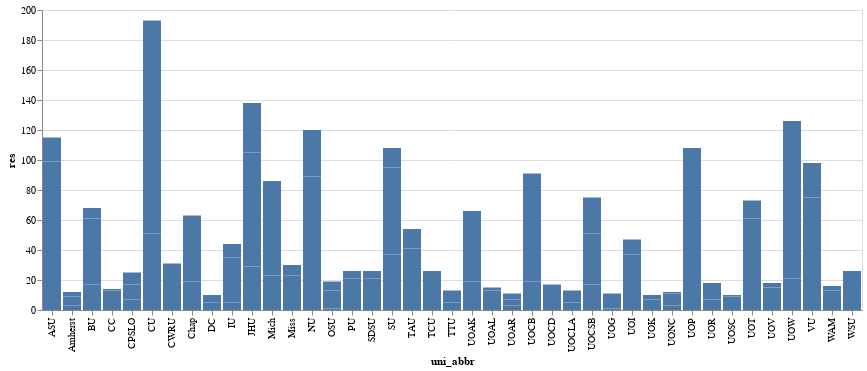

Notebook cell for this chart:
### Code cell
# We could make a bar chart, using uni abbreviation in the x axis
# to denote university, and responses in y axis to have number
chart.mark_bar().encode(
    alt.X("uni_abbr:N"),
    alt.Y("res")
)

### Figure 1 — Vega-Lite specification as saved in the notebook (floating-point values rounded to 4 significant figures)
{"config": {"view": {"continuousWidth": 400, "continuousHeight": 300}}, "data": {"name": "data-625a034231e7cf75ff53895cdf90a07a"}, "mark": "bar", "encoding": {"x": {"field": "uni_abbr", "type": "nominal"}, "y": {"field": "res", "type": "quantitative"}}, "$schema": "https://vega.github.io/schema/vega-lite/v4.17.0.json", "datasets": {"data-625a034231e7cf75ff53895cdf90a07a": [{"uni": "Appalachian State University", "type": "Nonuse", "res": 46, "pct": 0.4, "state": "North Carolina", "region": "south", "uni_abbr": "ASU"}, {"uni": "Appalachian State University", "type": "No", "res": 53, "pct": 0.461, "state": "North Carolina", "region": "south", "uni_abbr": "ASU"}, {"uni": "Appalachian State University", "type": "Yes", "res": 16, "pct": 0.139, "state": "North Carolina", "region": "south", "uni_abbr": "ASU"}, {"uni": "Butler University", "type": "Nonuse", "res": 17, "pct": 0.25, "state": "Indiana", "region": "midwest", "uni_abbr": "BU"}, {"uni": "Butler University", "type": "No", "res": 44, "pct": 0.647, "state": "Indiana", "region": "midwest", "uni_abbr": "BU"}, {"uni": "Butler University", "type": "Yes", "res": 7, "pct": 0.103, "state": "Indiana", "region": "midwest", "uni_abbr": "BU"}, {"uni": "Cal Poly San Luis Obispo", "type": "Nonuse", "res": 7, "pct": 0.28, "state": "California", "region": "pacific", "uni_abbr": "CPSLO"}, {"uni": "Cal Poly San Luis Obispo", "type": "No", "res": 10, "pct": 0.4, "state": "California", "region": "pacific", "uni_abbr": "CPSLO"}, {"uni": "Cal Poly San Luis Obispo", "type": "Yes", "res": 8, "pct": 0.32, "state": "California", "region": "pacific", "uni_abbr": "CPSLO"}, {"uni": "Case Western Reserve University", "type": "Nonuse", "res": 12, "pct": 0.387, "state": "Ohio", "region": "midwest", "uni_abbr": "CWRU"}, {"uni": "Case Western Reserve University", "type": "No", "res": 12, "pct": 0.387, "state": "Ohio", "region": "midwest", "uni_abbr": "CWRU"}, {"uni": "Case Western Reserve University", "type": "Yes", "res": 7, "pct": 0.226, "state": "Ohio", "region": "midwest", "uni_abbr": "CWRU"}, {"uni": "Chapman University", "type": "Nonuse", "res": 19, "pct": 0.302, "state": "California", "region": "pacific", "uni_abbr": "Chap"}, {"uni": "Chapman University", "type": "No", "res": 31, "pct": 0.492, "state": "California", "region": "pacific", "uni_abbr": "Chap"}, {"uni": "Chapman University", "type": "Yes", "res": 13, "pct": 0.206, "state": "California", "region": "pacific", "uni_abbr": "Chap"}, {"uni": "Colby College", "type": "Nonuse", "res": 2, "pct": 0.143, "state": "Maine", "region": "northeast", "uni_abbr": "CC"}, {"uni": "Colby College", "type": "No", "res": 11, "pct": 0.786, "state": "Maine", "region": "northeast", "uni_abbr": "CC"}, {"uni": "Colby College", "type": "Yes", "res": 1, "pct": 0.071, "state": "Maine", "region": "northeast", "uni_abbr": "CC"}, {"uni": "College of William and Mary", "type": "Nonuse", "res": 6, "pct": 0.375, "state": "Virginia", "region": "south", "uni_abbr": "WAM"}, {"uni": "College of William and Mary", "type": "No", "res": 7, "pct": 0.438, "state": "Virginia", "region": "south", "uni_abbr": "WAM"}, {"uni": "College of William and Mary", "type": "Yes", "res": 3, "pct": 0.188, "state": "Virginia", "region": "south", "uni_abbr": "WAM"}, {"uni": "Cornell University", "type": "Nonuse", "res": 51, "pct": 0.264, "state": "New York", "region": "northeast", "uni_abbr": "CU"}, {"uni": "Cornell University", "type": "No", "res": 95, "pct": 0.492, "state": "New York", "region": "northeast", "uni_abbr": "CU"}, {"uni": "Cornell University", "type": "Yes", "res": 47, "pct": 0.244, "state": "New York", "region": "northeast", "uni_abbr": "CU"}, {"uni": "Dartmouth College", "type": "Nonuse", "res": 2, "pct": 0.2, "state": "New Hampshire", "region": "northeast", "uni_abbr": "DC"}, {"uni": "Dartmouth College", "type": "No", "res": 3, "pct": 0.3, "state": "New Hampshire", "region": "northeast", "uni_abbr": "DC"}, {"uni": "Dartmouth College", "type": "Yes", "res": 5, "pct": 0.5, "state": "New Hampshire", "region": "northeast", "uni_abbr": "DC"}, {"uni": "Indiana University", "type": "Nonuse", "res": 5, "pct": 0.114, "state": "Indiana", "region": "midwest", "uni_abbr": "IU"}, {"uni": "Indiana University", "type": "No", "res": 30, "pct": 0.682, "state": "Indiana", "region": "midwest", "uni_abbr": "IU"}, {"uni": "Indiana University", "type": "Yes", "res": 9, "pct": 0.205, "state": "Indiana", "region": "midwest", "uni_abbr": "IU"}, {"uni": "Johns Hopkins University", "type": "Nonuse", "res": 29, "pct": 0.21, "state": "Maryland", "region": "northeast", "uni_abbr": "JHU"}, {"uni": "Johns Hopkins University", "type": "No", "res": 76, "pct": 0.551, "state": "Maryland", "region": "northeast", "uni_abbr": "JHU"}, {"uni": "Johns Hopkins University", "type": "Yes", "res": 33, "pct": 0.239, "state": "Maryland", "region": "northeast", "uni_abbr": "JHU"}, {"uni": "Northwestern University", "type": "Nonuse", "res": 24, "pct": 0.2, "state": "Illinois", "region": "midwest", "uni_abbr": "NU"}, {"uni": "Northwestern University", "type": "No", "res": 65, "pct": 0.542, "state": "Illinois", "region": "midwest", "uni_abbr": "NU"}, {"uni": "Northwestern University", "type": "Yes", "res": 31, "pct": 0.258, "state": "Illinois", "region": "midwest", "uni_abbr": "NU"}, {"uni": "Ohio State University", "type": "Nonuse", "res": 1, "pct": 0.053, "state": "Ohio", "region": "midwest", "uni_abbr": "OSU"}, {"uni": "Ohio State University", "type": "No", "res": 12, "pct": 0.632, "state": "Ohio", "region": "midwest", "uni_abbr": "OSU"}, {"uni": "Ohio State University", "type": "Yes", "res": 6, "pct": 0.316, "state": "Ohio", "region": "midwest", "uni_abbr": "OSU"}, {"uni": "Purdue University", "type": "Nonuse", "res": 8, "pct": 0.308, "state": "Indiana", "region": "midwest", "uni_abbr": "PU"}, {"uni": "Purdue University", "type": "No", "res": 13, "pct": 0.5, "state": "Indiana", "region": "midwest", "uni_abbr": "PU"}, {"uni": "Purdue University", "type": "Yes", "res": 5, "pct": 0.192, "state": "Indiana", "region": "midwest", "uni_abbr": "PU"}, {"uni": "San Diego State University", "type": "Nonuse", "res": 6, "pct": 0.231, "state": "California", "region": "pacific", "uni_abbr": "SDSU"}, {"uni": "San Diego State University", "type": "No", "res": 15, "pct": 0.577, "state": "California", "region": "pacific", "uni_abbr": "SDSU"}, {"uni": "San Diego State University", "type": "Yes", "res": 5, "pct": 0.192, "state": "California", "region": "pacific", "uni_abbr": "SDSU"}, {"uni": "Stanford University", "type": "Nonuse", "res": 37, "pct": 0.343, "state": "California", "region": "pacific", "uni_abbr": "SU"}, {"uni": "Stanford University", "type": "No", "res": 58, "pct": 0.537, "state": "California", "region": "pacific", "uni_abbr": "SU"}, {"uni": "Stanford University", "type": "Yes", "res": 13, "pct": 0.12, "state": "California", "region": "pacific", "uni_abbr": "SU"}, {"uni": "Texas A&M University", "type": "Nonuse", "res": 12, "pct": 0.222, "state": "Texas", "region": "mountain", "uni_abbr": "TAU"}, {"uni": "Texas A&M University", "type": "No", "res": 29, "pct": 0.537, "state": "Texas", "region": "mountain", "uni_abbr": "TAU"}, {"uni": "Texas A&M University", "type": "Yes", "res": 13, "pct": 0.241, "state": "Texas", "region": "mountain", "uni_abbr": "TAU"}, {"uni": "Texas Christian University", "type": "Nonuse", "res": 10, "pct": 0.385, "state": "Texas", "region": "mountain", "uni_abbr": "TCU"}, {"uni": "Texas Christian University", "type": "No", "res": 8, "pct": 0.308, "state": "Texas", "region": "mountain", "uni_abbr": "TCU"}, {"uni": "Texas Christian University", "type": "Yes", "res": 8, "pct": 0.308, "state": "Texas", "region": "mountain", "uni_abbr": "TCU"}, {"uni": "Texas Tech University", "type": "Nonuse", "res": 5, "pct": 0.385, "state": "Texas", "region": "mountain", "uni_abbr": "TTU"}, {"uni": "Texas Tech University", "type": "No", "res": 5, "pct": 0.385, "state": "Texas", "region": "mountain", "uni_abbr": "TTU"}, {"uni": "Texas Tech University", "type": "Yes", "res": 3, "pct": 0.231, "state": "Texas", "region": "mountain", "uni_abbr": "TTU"}, {"uni": "UMass Amherst", "type": "Nonuse", "res": 3, "pct": 0.25, "state": "Massachusetts", "region": "northeast", "uni_abbr": "Amherst"}, {"uni": "UMass Amherst", "type": "No", "res": 6, "pct": 0.5, "state": "Massachusetts", "region": "northeast", "uni_abbr": "Amherst"}, {"uni": "UMass Amherst", "type": "Yes", "res": 3, "pct": 0.25, "state": "Massachusetts", "region": "northeast", "uni_abbr": "Amherst"}, {"uni": "University of Alabama", "type": "Nonuse", "res": 2, "pct": 0.133, "state": "Alabama", "region": "south", "uni_abbr": "UOAL"}, {"uni": "University of Alabama", "type": "No", "res": 11, "pct": 0.733, "state": "Alabama", "region": "south", "uni_abbr": "UOAL"}, {"uni": "University of Alabama", "type": "Yes", "res": 2, "pct": 0.133, "state": "Alabama", "region": "south", "uni_abbr": "UOAL"}, {"uni": "University of Arizona", "type": "Nonuse", "res": 3, "pct": 0.273, "state": "Arizona", "region": "pacific", "uni_abbr": "UOAR"}, {"uni": "University of Arizona", "type": "No", "res": 4, "pct": 0.364, "state": "Arizona", "region": "pacific", "uni_abbr": "UOAR"}, {"uni": "University of Arizona", "type": "Yes", "res": 4, "pct": 0.364, "state": "Arizona", "region": "pacific", "uni_abbr": "UOAR"}, {"uni": "University of Arkansas", "type": "Nonuse", "res": 19, "pct": 0.288, "state": "Arkansas", "region": "south", "uni_abbr": "UOAK"}, {"uni": "University of Arkansas", "type": "No", "res": 35, "pct": 0.53, "state": "Arkansas", "region": "south", "uni_abbr": "UOAK"}, {"uni": "University of Arkansas", "type": "Yes", "res": 12, "pct": 0.182, "state": "Arkansas", "region": "south", "uni_abbr": "UOAK"}, {"uni": "University of California, Berkeley", "type": "Nonuse", "res": 19, "pct": 0.209, "state": "California", "region": "pacific", "uni_abbr": "UOCB"}, {"uni": "University of California, Berkeley", "type": "No", "res": 47, "pct": 0.516, "state": "California", "region": "pacific", "uni_abbr": "UOCB"}, {"uni": "University of California, Berkeley", "type": "Yes", "res": 25, "pct": 0.275, "state": "California", "region": "pacific", "uni_abbr": "UOCB"}, {"uni": "University of California, Davis", "type": "Nonuse", "res": 6, "pct": 0.353, "state": "California", "region": "pacific", "uni_abbr": "UOCD"}, {"uni": "University of California, Davis", "type": "No", "res": 8, "pct": 0.471, "state": "California", "region": "pacific", "uni_abbr": "UOCD"}, {"uni": "University of California, Davis", "type": "Yes", "res": 3, "pct": 0.176, "state": "California", "region": "pacific", "uni_abbr": "UOCD"}, {"uni": "University of California, Los Angeles", "type": "Nonuse", "res": 5, "pct": 0.385, "state": "California", "region": "pacific", "uni_abbr": "UOCLA"}, {"uni": "University of California, Los Angeles", "type": "No", "res": 7, "pct": 0.538, "state": "California", "region": "pacific", "uni_abbr": "UOCLA"}, {"uni": "University of California, Los Angeles", "type": "Yes", "res": 1, "pct": 0.077, "state": "California", "region": "pacific", "uni_abbr": "UOCLA"}, {"uni": "University of California, Santa Barbara", "type": "Nonuse", "res": 17, "pct": 0.227, "state": "California", "region": "pacific", "uni_abbr": "UOCSB"}, {"uni": "University of California, Santa Barbara", "type": "No", "res": 34, "pct": 0.453, "state": "California", "region": "pacific", "uni_abbr": "UOCSB"}, {"uni": "University of California, Santa Barbara", "type": "Yes", "res": 24, "pct": 0.32, "state": "California", "region": "pacific", "uni_abbr": "UOCSB"}, {"uni": "University of Georgia", "type": "Nonuse", "res": 1, "pct": 0.091, "state": "Georgia", "region": "south", "uni_abbr": "UOG"}, {"uni": "University of Georgia", "type": "No", "res": 9, "pct": 0.818, "state": "Georgia", "region": "south", "uni_abbr": "UOG"}, {"uni": "University of Georgia", "type": "Yes", "res": 1, "pct": 0.091, "state": "Georgia", "region": "south", "uni_abbr": "UOG"}, {"uni": "University of Illinois", "type": "Nonuse", "res": 8, "pct": 0.17, "state": "Illinois", "region": "midwest", "uni_abbr": "UOI"}, {"uni": "University of Illinois", "type": "No", "res": 29, "pct": 0.617, "state": "Illinois", "region": "midwest", "uni_abbr": "UOI"}, {"uni": "University of Illinois", "type": "Yes", "res": 10, "pct": 0.213, "state": "Illinois", "region": "midwest", "uni_abbr": "UOI"}, {"uni": "University of Kansas", "type": "Nonuse", "res": 2, "pct": 0.2, "state": "Kansas", "region": "midwest", "uni_abbr": "UOK"}, {"uni": "University of Kansas", "type": "No", "res": 5, "pct": 0.5, "state": "Kansas", "region": "midwest", "uni_abbr": "UOK"}, {"uni": "University of Kansas", "type": "Yes", "res": 3, "pct": 0.3, "state": "Kansas", "region": "midwest", "uni_abbr": "UOK"}, {"uni": "University of Michigan", "type": "Nonuse", "res": 23, "pct": 0.267, "state": "Michigan", "region": "midwest", "uni_abbr": "Mich"}, {"uni": "University of Michigan", "type": "No", "res": 49, "pct": 0.57, "state": "Michigan", "region": "midwest", "uni_abbr": "Mich"}, {"uni": "University of Michigan", "type": "Yes", "res": 14, "pct": 0.163, "state": "Michigan", "region": "midwest", "uni_abbr": "Mich"}, {"uni": "University of Missouri", "type": "Nonuse", "res": 8, "pct": 0.267, "state": "Missouri", "region": "midwest", "uni_abbr": "Miss"}, {"uni": "University of Missouri", "type": "No", "res": 15, "pct": 0.5, "state": "Missouri", "region": "midwest", "uni_abbr": "Miss"}, {"uni": "University of Missouri", "type": "Yes", "res": 7, "pct": 0.233, "state": "Missouri", "region": "midwest", "uni_abbr": "Miss"}, {"uni": "University of North Carolina", "type": "Nonuse", "res": 3, "pct": 0.25, "state": "North Carolina", "region": "south", "uni_abbr": "UONC"}, {"uni": "University of North Carolina", "type": "No", "res": 8, "pct": 0.667, "state": "North Carolina", "region": "south", "uni_abbr": "UONC"}, {"uni": "University of North Carolina", "type": "Yes", "res": 1, "pct": 0.083, "state": "North Carolina", "region": "south", "uni_abbr": "UONC"}, {"uni": "University of Pennsylvania", "type": "Nonuse", "res": 24, "pct": 0.222, "state": "Pennsylvania", "region": "northeast", "uni_abbr": "UOP"}, {"uni": "University of Pennsylvania", "type": "No", "res": 60, "pct": 0.556, "state": "Pennsylvania", "region": "northeast", "uni_abbr": "UOP"}, {"uni": "University of Pennsylvania", "type": "Yes", "res": 24, "pct": 0.222, "state": "Pennsylvania", "region": "northeast", "uni_abbr": "UOP"}, {"uni": "University of Richmond", "type": "Nonuse", "res": 7, "pct": 0.389, "state": "Virginia", "region": "south", "uni_abbr": "UOR"}, {"uni": "University of Richmond", "type": "No", "res": 9, "pct": 0.5, "state": "Virginia", "region": "south", "uni_abbr": "UOR"}, {"uni": "University of Richmond", "type": "Yes", "res": 2, "pct": 0.111, "state": "Virginia", "region": "south", "uni_abbr": "UOR"}, {"uni": "University of Southern California", "type": "Nonuse", "res": 2, "pct": 0.2, "state": "California", "region": "pacific", "uni_abbr": "UOSC"}, {"uni": "University of Southern California", "type": "No", "res": 7, "pct": 0.7, "state": "California", "region": "pacific", "uni_abbr": "UOSC"}, {"uni": "University of Southern California", "type": "Yes", "res": 1, "pct": 0.1, "state": "California", "region": "pacific", "uni_abbr": "UOSC"}, {"uni": "University of Texas", "type": "Nonuse", "res": 26, "pct": 0.356, "state": "Texas", "region": "mountain", "uni_abbr": "UOT"}, {"uni": "University of Texas", "type": "No", "res": 35, "pct": 0.479, "state": "Texas", "region": "mountain", "uni_abbr": "UOT"}, {"uni": "University of Texas", "type": "Yes", "res": 12, "pct": 0.164, "state": "Texas", "region": "mountain", "uni_abbr": "UOT"}, {"uni": "University of Virginia", "type": "Nonuse", "res": 8, "pct": 0.444, "state": "Virginia", "region": "south", "uni_abbr": "UOV"}, {"uni": "University of Virginia", "type": "No", "res": 7, "pct": 0.389, "state": "Virginia", "region": "south", "uni_abbr": "UOV"}, {"uni": "University of Virginia", "type": "Yes", "res": 3, "pct": 0.167, "state": "Virginia", "region": "south", "uni_abbr": "UOV"}, {"uni": "University of Wisconsin-Madison", "type": "Nonuse", "res": 21, "pct": 0.167, "state": "Wisconsin", "region": "midwest", "uni_abbr": "UOW"}, {"uni": "University of Wisconsin-Madison", "type": "No", "res": 71, "pct": 0.563, "state": "Wisconsin", "region": "midwest", "uni_abbr": "UOW"}, {"uni": "University of Wisconsin-Madison", "type": "Yes", "res": 34, "pct": 0.27, "state": "Wisconsin", "region": "midwest", "uni_abbr": "UOW"}, {"uni": "Vanderbilt University", "type": "Nonuse", "res": 12, "pct": 0.122, "state": "Tennessee", "region": "south", "uni_abbr": "VU"}, {"uni": "Vanderbilt University", "type": "No", "res": 63, "pct": 0.643, "state": "Tennessee", "region": "south", "uni_abbr": "VU"}, {"uni": "Vanderbilt University", "type": "Yes", "res": 23, "pct": 0.235, "state": "Tennessee", "region": "south", "uni_abbr": "VU"}, {"uni": "Washington State University", "type": "Nonuse", "res": 6, "pct": 0.231, "state": "Washington", "region": "pacific", "uni_abbr": "WSU"}, {"uni": "Washington State University", "type": "No", "res": 12, "pct": 0.462, "state": "Washington", "region": "pacific", "uni_abbr": "WSU"}, {"uni": "Washington State University", "type": "Yes", "res": 8, "pct": 0.308, "state": "Washington", "region": "pacific", "uni_abbr": "WSU"}]}}
